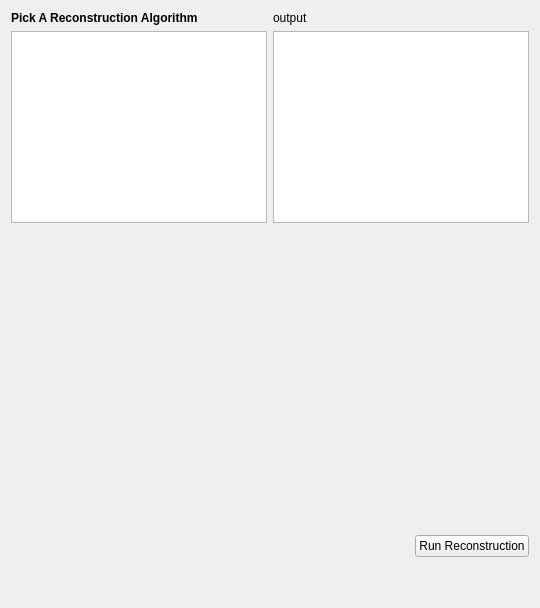
        <widget class="QWidget" name="reconstruction_tab">
         <attribute name="title">
          <string>Reconstruction</string>
         </attribute>
         <layout class="QVBoxLayout" name="verticalLayout_5">
          <item>
           <layout class="QHBoxLayout" name="reconstruction_all_horizontalLayout">
            <item>
             <layout class="QVBoxLayout" name="reconstruction_pick_verticalLayout">
              <property name="sizeConstraint">
               <enum>QLayout::SetMaximumSize</enum>
              </property>
              <property name="topMargin">
               <number>0</number>
              </property>
              <item>
               <widget class="QLabel" name="reconstruction_pick_label">
                <property name="font">
                 <font>
                  <weight>75</weight>
                  <bold>true</bold>
                  <underline>false</underline>
                 </font>
                </property>
                <property name="text">
                 <string>Pick A Reconstruction Algorithm</string>
                </property>
               </widget>
              </item>
              <item>
               <widget class="QListWidget" name="reconstruction_listWidget"/>
              </item>
             </layout>
            </item>
            <item>
             <layout class="QVBoxLayout" name="reconstruction_output_verticalLayout">
              <item>
               <widget class="QLabel" name="reconstruction_output_label">
                <property name="text">
                 <string>output</string>
                </property>
               </widget>
              </item>
              <item>
               <widget class="QTextEdit" name="reconstruction_output_textEdit"/>
              </item>
             </layout>
            </item>
           </layout>
          </item>
          <item>
           <layout class="QVBoxLayout" name="histo_img_verticalLayout">
            <item>
             <widget class="QLabel" name="histogram_img">
              <property name="minimumSize">
               <size>
                <width>200</width>
                <height>300</height>
               </size>
              </property>
              <property name="text">
               <string/>
              </property>
              <property name="scaledContents">
               <bool>true</bool>
              </property>
             </widget>
            </item>
            <item>
             <layout class="QHBoxLayout" name="run_reconstruction_horizontalLayout">
              <item>
               <spacer name="run_reconstruction_horizontalSpacer">
                <property name="orientation">
                 <enum>Qt::Horizontal</enum>
                </property>
                <property name="sizeHint" stdset="0">
                 <size>
                  <width>40</width>
                  <height>20</height>
                 </size>
                </property>
               </spacer>
              </item>
              <item>
               <widget class="QPushButton" name="reconstruction_run_pushButton">
                <property name="text">
                 <string>Run Reconstruction</string>
                </property>
               </widget>
              </item>
             </layout>
            </item>
           </layout>
          </item>
          <item>
           <spacer name="verticalSpacer_2">
            <property name="orientation">
             <enum>Qt::Vertical</enum>
            </property>
            <property name="sizeHint" stdset="0">
             <size>
              <width>20</width>
              <height>40</height>
             </size>
            </property>
           </spacer>
          </item>
         </layout>
        </widget>
